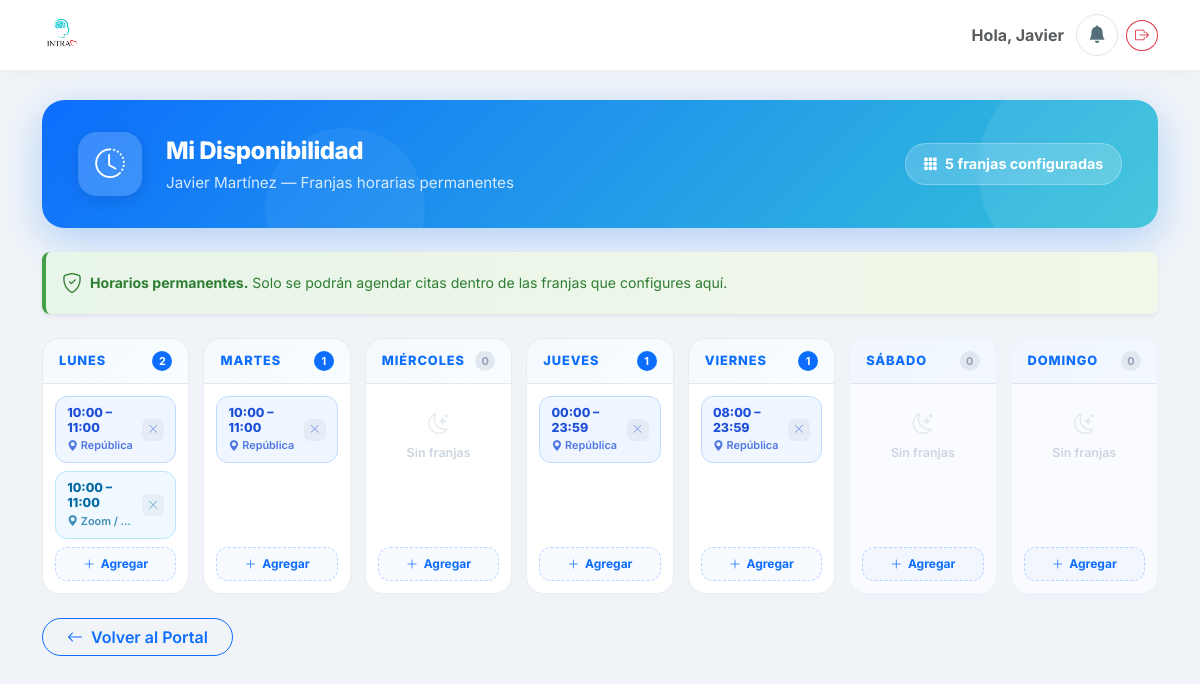
The app's page /portal-medico/mi-disponibilidad/ (signed in) with its own data.
### clinica/models.py (models this page shows, shortened)
class Terapeuta(models.Model):
    usuario = models.OneToOneField(User, on_delete=models.SET_NULL, null=True, blank=True, related_name='perfil_terapeuta')
    nombre = models.CharField(max_length=100)
    activo = models.BooleanField(default=True)

class Horario(models.Model):
    DIAS_SEMANA = [
        (0, 'Lunes'),
        (1, 'Martes'),
        (2, 'Miércoles'),
        (3, 'Jueves'),
        (4, 'Viernes'),
        (5, 'Sábado'),
        (6, 'Domingo'),
    ]
    SEDE_CHOICES = [
        ('republica',      'República'),
        ('morelos',        'Morelos'),
        ('colinas',        'Colinas'),
        ('trabajo_social', 'Trabajo Social'),
        ('zoom',           'Zoom / Online'),
        ('externo',        'Externo'),
    ]
    terapeuta   = models.ForeignKey('Terapeuta', on_delete=models.CASCADE)
    dia         = models.IntegerField(choices=DIAS_SEMANA)
    hora_inicio = models.TimeField()
    hora_fin    = models.TimeField()
    sede        = models.CharField(max_length=20, choices=SEDE_CHOICES, null=True, blank=True)

### clinica/views.py (the view, shortened to what this page needs)
# urls.py: path('portal-medico/mi-disponibilidad/', clinica_views.mi_disponibilidad_terapeuta, name='mi_disponibilidad_terapeuta'),
@login_required
def mi_disponibilidad_terapeuta(request):
    if not hasattr(request.user, 'perfil_terapeuta'):
        return redirect('home')
    mi_perfil = request.user.perfil_terapeuta
    horarios_qs = list(Horario.objects.filter(terapeuta=mi_perfil).order_by('dia', 'hora_inicio'))
    dias_data = []
    for dia_num, dia_nombre in Horario.DIAS_SEMANA:
        slots = [h for h in horarios_qs if h.dia == dia_num]
        dias_data.append({'num': dia_num, 'nombre': dia_nombre, 'slots': slots})
    return render(request, 'clinica/mi_disponibilidad_terapeuta.html', {
        'terapeuta': mi_perfil,
        'dias_data': dias_data,
        'sede_choices': Horario.SEDE_CHOICES,
        'total': len(horarios_qs),
    })

### clinica/templates/clinica/mi_disponibilidad_terapeuta.html (shortened to what this page needs)
{% extends 'clinica/base.html' %}
{% block content %}
<div class="row mb-4">
    <div class="col-12">
        <div class="mdisp-hero">
            <div class="mdisp-hero-icon">
                <i class="bi bi-clock-history"></i>
            </div>
            <div>
                <p class="mdisp-hero-title">Mi Disponibilidad</p>
                <p class="mdisp-hero-sub">{{ terapeuta.nombre }} &mdash; Franjas horarias permanentes</p>
            </div>
            <div class="mdisp-hero-badge">
                <i class="bi bi-grid-3x3-gap-fill me-1"></i>
                {{ total }} franja{% if total != 1 %}s{% endif %} configurada{% if total != 1 %}s{% endif %}
            </div>
        </div>
    </div>
</div>
<div class="alert border-0 rounded-3 mb-4 d-flex align-items-center gap-2 shadow-sm"
     style="background:linear-gradient(90deg,#e8f5e9,#f1f8e9);border-left:4px solid #43a047 !important;color:#2e7d32;font-size:.88rem;">
    <i class="bi bi-shield-check fs-5 flex-shrink-0"></i>
    <span><strong>Horarios permanentes.</strong> Solo se podrán agendar citas dentro de las franjas que configures aquí.</span>
</div>
<div class="mdisp-week mb-4">
    {% for dia in dias_data %}
    <div class="mdisp-day{% if dia.num >= 5 %} is-weekend{% endif %}">
        <div class="mdisp-day-head">
            <span class="mdisp-day-name">{{ dia.nombre }}</span>
            <span class="mdisp-day-count {% if not dia.slots %}empty{% endif %}">{{ dia.slots|length }}</span>
        </div>
        <div class="mdisp-day-body">
            {% for slot in dia.slots %}
            <div class="mdisp-slot sede-{{ slot.sede|default:'sin_sede' }}">
                <div class="mdisp-slot-info">
                    <span class="mdisp-slot-time">{{ slot.hora_inicio|time:"H:i" }} – {{ slot.hora_fin|time:"H:i" }}</span>
                    {% if slot.sede %}
                    <span class="mdisp-slot-sede">
                        <i class="bi bi-geo-alt-fill"></i> {{ slot.get_sede_display }}
                    </span>
                    {% endif %}
                </div>
                <form method="post" style="display:contents;"
                      onsubmit="return confirm('¿Eliminar esta franja del {{ dia.nombre }}?')">
                    <button type="submit" class="mdisp-del-btn" title="Eliminar franja">
                        <i class="bi bi-x-lg"></i>
                    </button>
                </form>
            </div>
            {% empty %}
            <div class="mdisp-empty">
                <i class="bi bi-moon-stars"></i>
                Sin franjas
            </div>
            {% endfor %}
            <button type="button" class="mdisp-add-toggle mt-auto"
                    onclick="toggleAddForm(this)">
                <i class="bi bi-plus-lg"></i> Agregar
            </button>
        </div>
    </div>
    {% endfor %}
</div>
<div class="mb-5">
    <a href="{% url 'portal_terapeuta' %}" class="btn btn-outline-primary rounded-pill px-4 fw-semibold">
        <i class="bi bi-arrow-left me-1"></i> Volver al Portal
    </a>
</div>
{% endblock %}

### clinica/templates/clinica/base.html (shortened to what this page needs)
{% load static %}
<!DOCTYPE html>
<html lang="es">
<head>
    <link href="https://cdn.jsdelivr.net/npm/bootstrap@5.3.0/dist/css/bootstrap.min.css" rel="stylesheet">
    <link rel="stylesheet" href="https://cdn.jsdelivr.net/npm/bootstrap-icons@1.10.5/font/bootstrap-icons.css">
</head>
<body>
    <nav class="navbar navbar-expand-lg fixed-top">
        <div class="container">
            <a class="navbar-brand d-flex align-items-center" href="{% url 'home' %}">
               <img src="{% static 'clinica/images/logo.png' %}" alt="Logo INTRA" class="me-2">
            </a>
            <div class="d-flex align-items-center gap-2">
                <span class="me-1 text-muted fw-bold d-none d-md-block">
                    Hola, {{ user.username|title }}
                </span>
                {% if user.perfil_terapeuta %}
                <div class="position-relative">
                    <button id="btn-campanita"
                            class="btn-campanita"
                            type="button"
                            data-bs-toggle="offcanvas"
                            data-bs-target="#notifPanel"
                            title="Notificaciones"
                            aria-label="Ver notificaciones">
                        <i class="bi bi-bell-fill"></i>
                    </button>
                </div>
                {% endif %}
<form action="{% url 'logout' %}" method="post">
                    <button type="submit" class="btn btn-outline-danger btn-sm rounded-circle" title="Cerrar Sesión">
                        <i class="bi bi-box-arrow-right"></i>
                    </button>
                </form>
            </div>
        </div>
    </nav>
    <div class="container" style="margin-top: 100px;">
        {% block content %}
        {% endblock %}
    </div>
</body>
<link href="https://cdn.jsdelivr.net/npm/select2@4.1.0-rc.0/dist/css/select2.min.css" rel="stylesheet" />
<link rel="stylesheet" href="https://cdn.jsdelivr.net/npm/select2-bootstrap-5-theme@1.3.0/dist/select2-bootstrap-5-theme.min.css" />
</html>

### clinica/templates/clinica/base.html (style rules this page uses)
:root { --intra-primary: #26C6DA; --intra-secondary: #EF5350; --intra-dark: #37474F; --intra-light: #F0F4F8; --intra-white: #FFFFFF; }
body { background-color: var(--intra-light); font-family: 'Inter', sans-serif; color: var(--intra-dark); }
h1, h2, h3, h4, h5, .navbar-brand { font-family: 'Poppins', sans-serif; }
.navbar { background-color: var(--intra-white); box-shadow: 0 2px 15px rgba(0,0,0,0.03); padding-top: 10px; padding-bottom: 10px; }
.navbar-brand img { height: 40px; width: auto; }
.btn-campanita { position: relative; width: 42px; height: 42px; border-radius: 50%; border: 1px solid #E0E6EC; background: #fff; color: #546E7A; display: inline-flex; align-items: center; justify-content: center; font-size: 1.1rem; transition: all .2s ease; cursor: pointer; }

### records on screen
Terapeuta: nombre "Javier Martínez"
Horario: hora_inicio "10:00", hora_fin "11:00", sede "República"
Horario: hora_inicio "10:00", hora_fin "11:00", sede "Zoom /…"
Horario: hora_inicio "10:00", hora_fin "11:00", sede "República"
Horario: hora_inicio "00:00", hora_fin "23:59", sede "República"
Horario: hora_inicio "08:00", hora_fin "23:59", sede "República"

### other values on screen
{{ user.username|title }} "Javier"
{{ total }} "5"
{{ dia.nombre }} "LUNES" "MARTES" "MIÉRCOLES" "JUEVES" "VIERNES" "SÁBADO" "DOMINGO"
{{ dia.slots|length }} "2" "1" "0" "1" "1" "0" "0"
